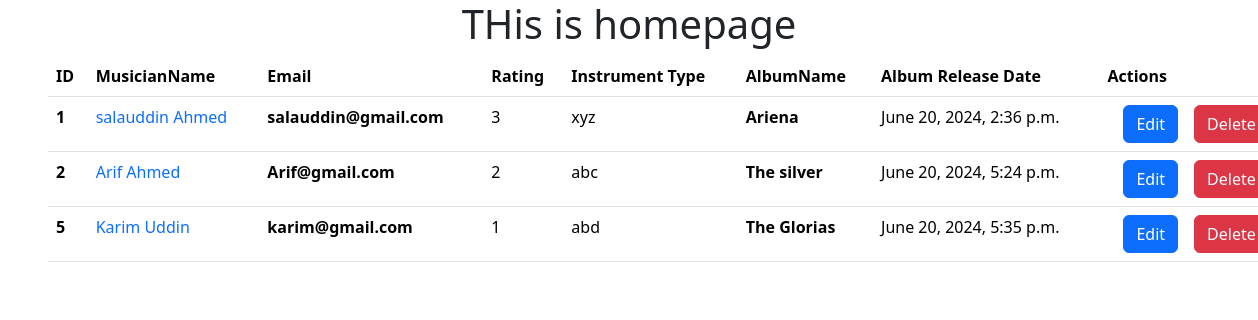
The page / on the database its author committed.
### musician/models.py (models this page shows, shortened)
class Musician(models.Model):
      FirstName = models.CharField(max_length=50)
      LastName  = models.CharField(max_length=50)
      Email = models.EmailField()
      Phone = models.CharField(max_length=11)
      InstrumentType = models.CharField(max_length=50)
      album = models.ForeignKey(Album,on_delete=models.CASCADE,null=True,blank=True)

### album/models.py (models this page shows, shortened)
class Album(models.Model):
    AlbumName = models.CharField(max_length=50,default=None)
    album_release_date  = models.DateTimeField(auto_now_add=True,null=True,blank=True)
    CHOICE = (
        ('1', '1'),
        ('2', '2'),
        ('3', '3'),
        ('4', '4'),
        ('5', '5'),
    )
    Rating = models.CharField(max_length=20,choices=CHOICE,null=True)

### django15_5project/views.py (the view)
# urls.py: 2. Add a URL to urlpatterns:  path('', views.home, name='home')
def home(request):
    data = Musician.objects.all()
    return render(request,'home.html',{'data':data})

### templates/home.html (shortened to what this page needs)
<!DOCTYPE html>
<html lang="en">
<head>
    <link href="https://cdn.jsdelivr.net/npm/bootstrap@5.3.3/dist/css/bootstrap.min.css" rel="stylesheet">
</head>
<body>
    <div>
        <h1 class = 'text-center'>THis is homepage</h1>
         {% if data %}
        <table class="table mx-5" >
          <thead>
            <tr>
              <th scope="col">ID</th>
              <th scope="col">MusicianName</th>
              <th scope="col">Email</th>
              <th scope="col">Rating</th>
              <th scope="col">Instrument Type</th>
              <th scope="col">AlbumName</th>
              <th scope="col">Album Release Date</th>
              <th scope="col">Actions</th>
            </tr>
          </thead>
          {% for d in data %}
          <tbody>
            <tr>
              <th>{{d.id}}</th>
              <td><a  href="{% url 'musician_edit' d.id %}" style="text-decoration: none;">{{d.FirstName}} {{d.LastName}}</a></td>
              <th>{{d.Email}}</th>
              <td>{{d.album.Rating}}</td>
              <td>{{d.InstrumentType}}</td>
              <th >{{d.album.AlbumName}}</th>
              <td>{{d.album.album_release_date}}</td>
              <td><a class="btn btn-primary mx-3" href="{% url 'edit_album' d.id %}">Edit</a><a class="btn btn-danger" href="{% url 'delete_album' d.id %}">Delete</a></td>
            </tr>
          </tbody>
          {% endfor %}
        </table>
        {% else %}
            <h4>No data available</h4>
        {% endif %}
    </div>
</body>
</html>

### rows shown on the page
Musician: id "1", FirstName "salauddin", LastName "Ahmed", Email "salauddin@gmail.com", album.Rating "3", InstrumentType "xyz", album.AlbumName "Ariena", album.album_release_date "June 20, 2024, 2:36 p.m."
Musician: id "2", FirstName "Arif", LastName "Ahmed", Email "Arif@gmail.com", album.Rating "2", InstrumentType "abc", album.AlbumName "The silver", album.album_release_date "June 20, 2024, 5:24 p.m."
Musician: id "5", FirstName "Karim", LastName "Uddin", Email "karim@gmail.com", album.Rating "1", InstrumentType "abd", album.AlbumName "The Glorias", album.album_release_date "June 20, 2024, 5:35 p.m."
